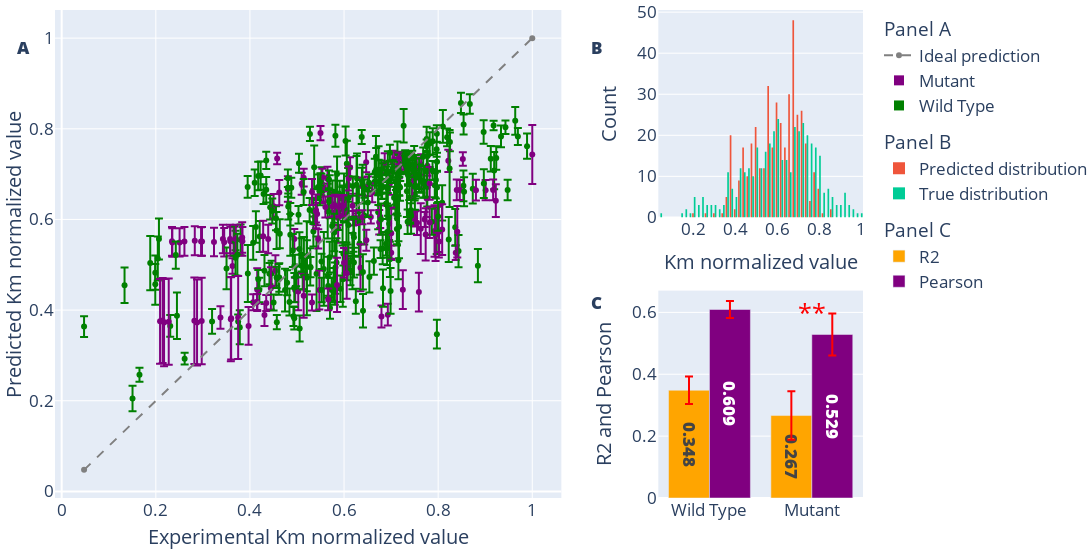

The notebook cell this image was saved under:
### Code cell
# plot figure 3
fig = make_subplots(
    rows=2, cols=3,
    subplot_titles=(
        # '<span style="color:red">A</span>: True vs Predicted.',
        # '<span style="color:red">B</span>: Wild Type vs Mutants', 
    ),
    horizontal_spacing=.12,
    vertical_spacing=0.15,
    specs=[
        [{"rowspan": 2,"colspan": 2}, None, {}],# Second row: one subplot spanning both columns
        [None, None, {}],# Second row: one subplot spanning both columns
    ],
)
for trace in scatter_fig.data:
    trace.legendgroup="group1"
    trace.legendgrouptitle = {"text": "Panel A"}
    fig.add_trace(trace, row=1, col=1)
    
for trace in hist_fig.data:
    trace.legendgroup="group2"
    trace.legendgrouptitle = {"text": "Panel B"}
    fig.add_trace(trace, row=1, col=3)

for trace in mutant_vs_wt_fig.data:
    trace.legendgroup="group3"
    trace.legendgrouptitle = {"text": "Panel C"}
    fig.add_trace(trace, row=2, col=3)

fig.update_yaxes(row=1, col=1, title={"text": "Predicted Km normalized value"})
fig.update_xaxes(row=1, col=1, title={"text": "Experimental Km normalized value"})
fig.update_xaxes(row=1, col=3, title={"text": "Km normalized value"})
fig.update_yaxes(row=1, col=3, title={"text": "Count"})
fig.update_yaxes(row=2, col=3, title={"text": "R2 and Pearson"})
fig.update_layout(
    font={"size": 17},
    height=550, 
    width=1200, 
    margin=dict(t=0, b=0, l=50, r=30),  # Tighter margins
)
fig.add_trace(go.Scatter(
    x=[None], y=[None],  # No actual data points
    mode='markers',
    marker=dict(color='purple', size=10, symbol='square'),
    name='Mutant',
    legendgroup="group1",
    showlegend=True
))

fig.add_trace(go.Scatter(
    x=[None], y=[None],
    mode='markers', 
    marker=dict(color='green', size=10, symbol='square'),
    name='Wild Type',
    legendgroup="group1",
    showlegend=True
))
fig.add_annotation(
    x=x[1],
    y=0.6,
    text=significance,
    showarrow=False,
    font={"size":25, "color": "red"},
    yref="y",
    col=3, row=2
)
fig.add_annotation(
    x=-0.05,
    y=.95,
    showarrow=False,
    yref="paper",
    xref="paper",
    text="A",
    align="center",
    font={"weight": 800}
)
fig.add_annotation(
    x=0.68,
    y=.95,
    showarrow=False,
    yref="paper",
    xref="paper",
    text="B",
    align="center",
    font={"weight": 800}
)
fig.add_annotation(
    x=0.68,
    y=.40,
    showarrow=False,
    yref="paper",
    xref="paper",
    text="C",
    align="center",
    font={"weight": 800}
)
# for annotation in fig.layout.annotations:
    # annotation.y += 0.01  # Increase by 0.02 (you can adjust this value)
fig.show()
fig.write_image("../figures/figure_3.jpg", width=1100, height=600)
